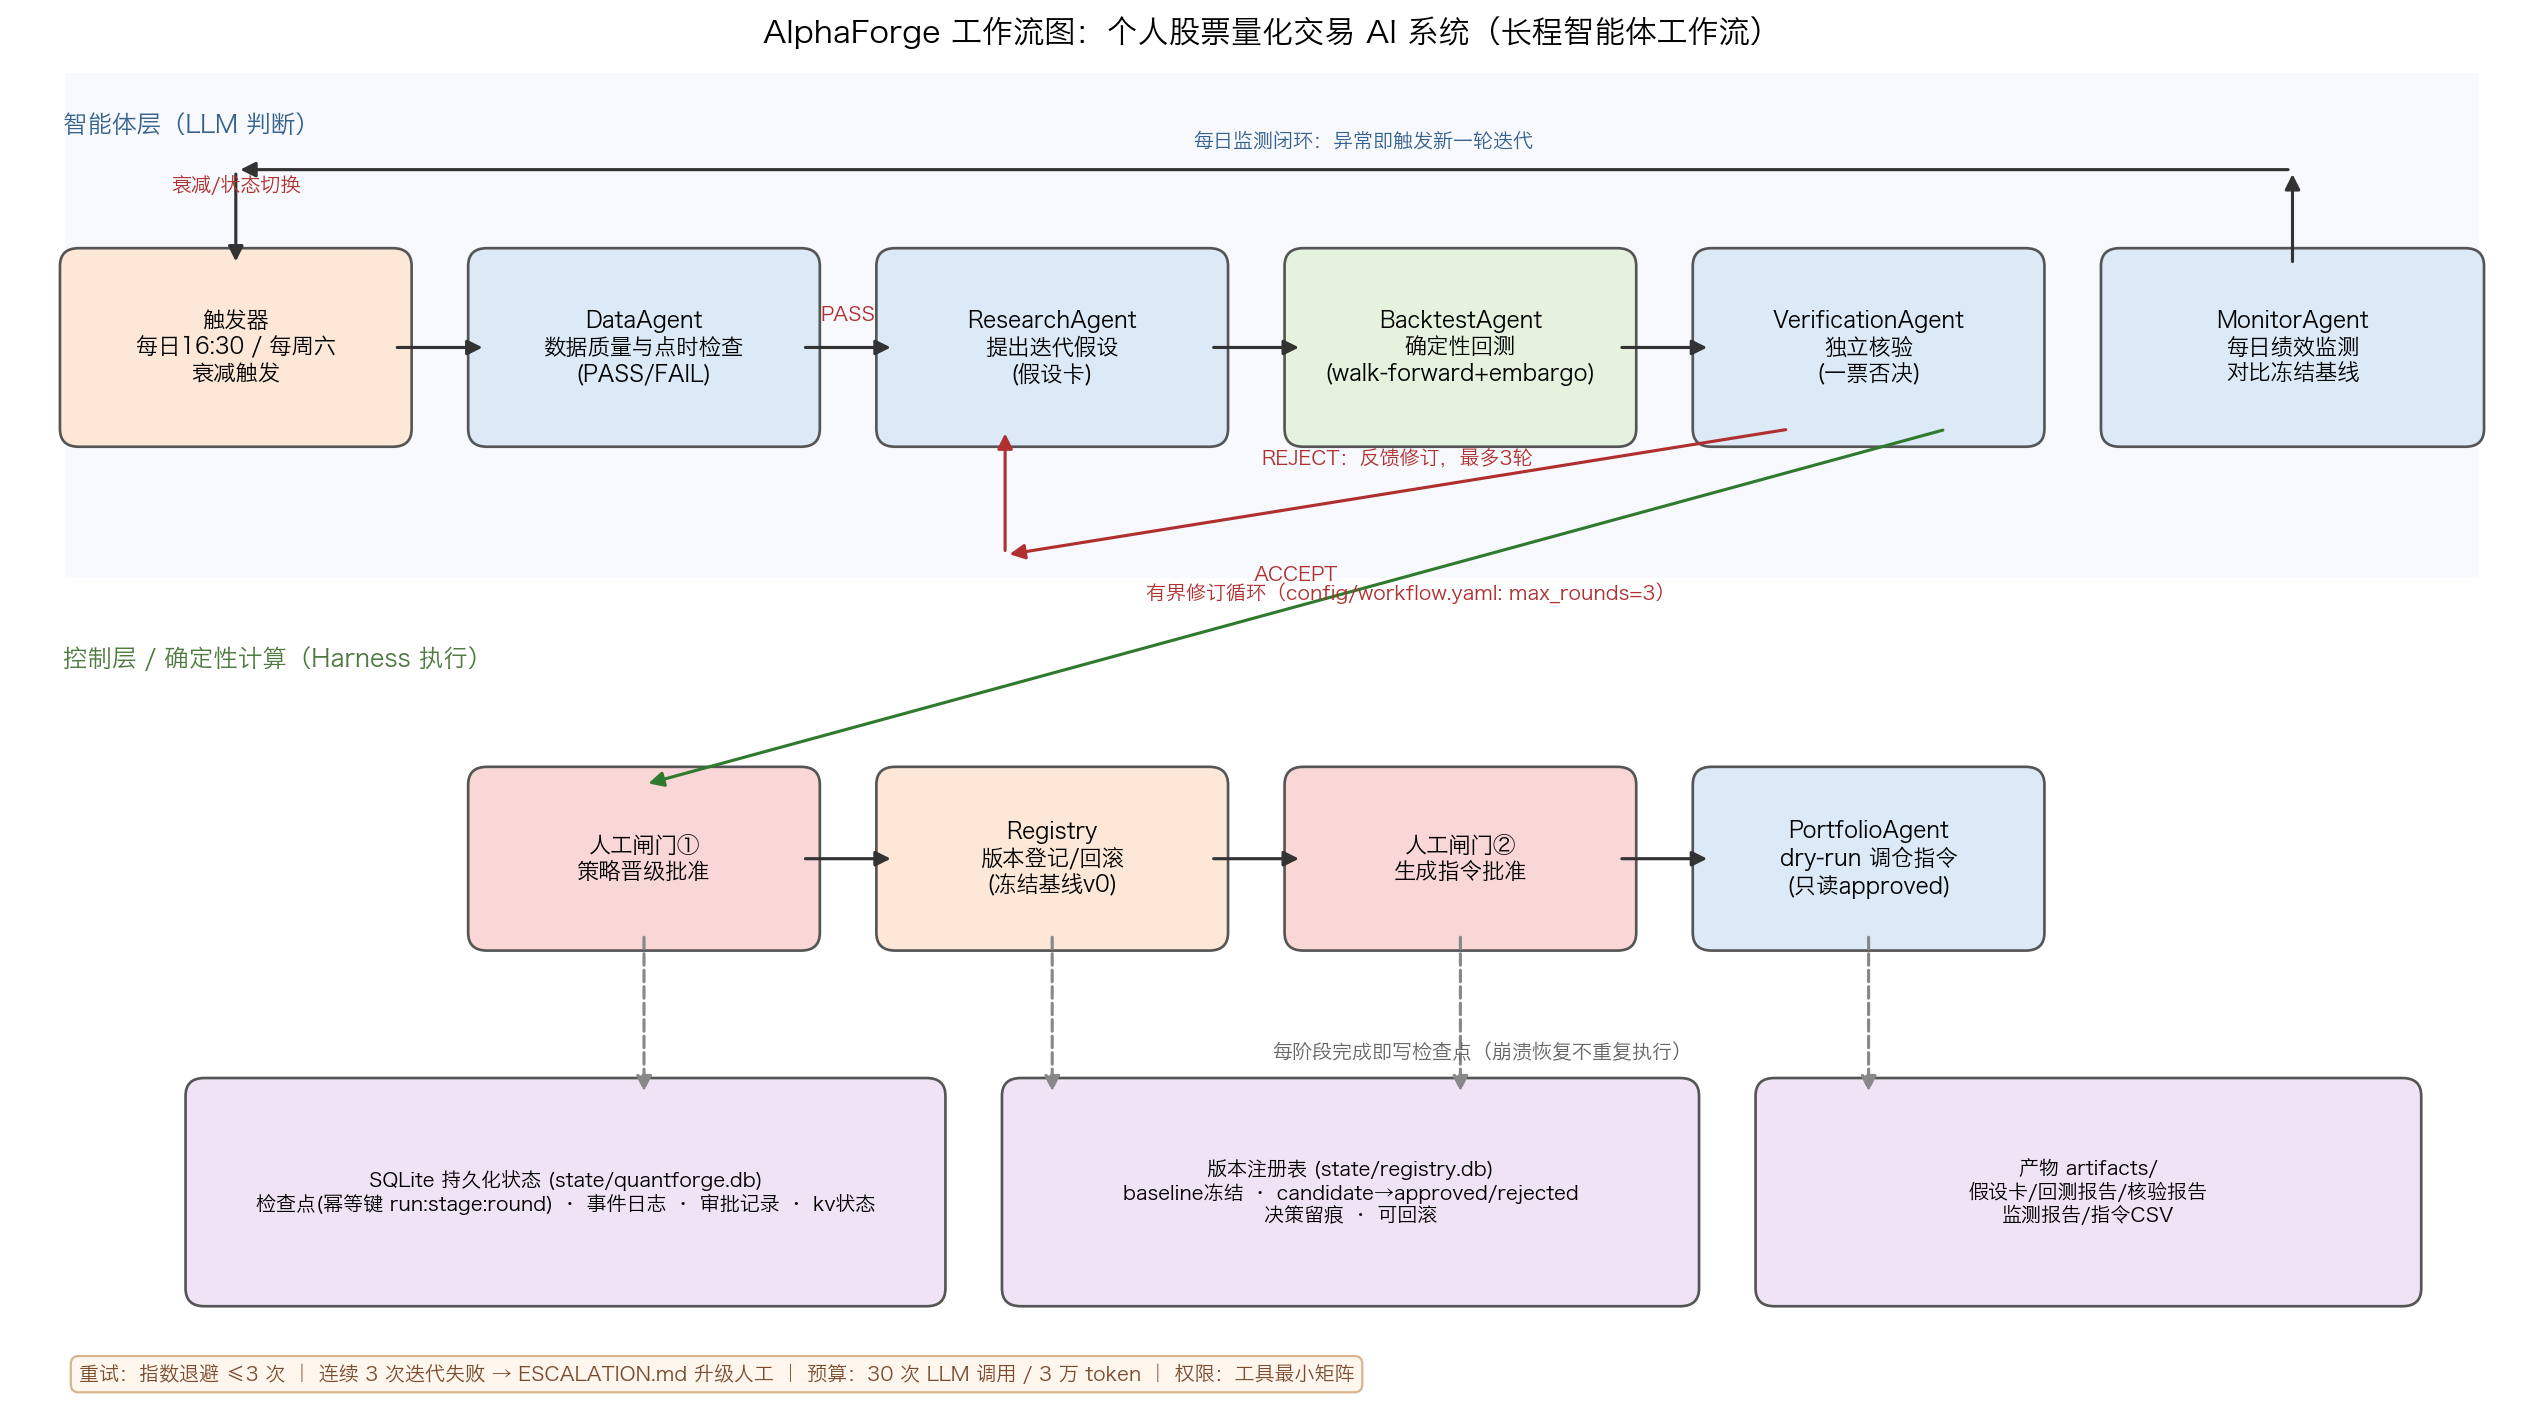

Reproduce this figure in Python.
"""生成带注释的工作流图 docs/workflow_diagram.png（可复现）。"""
import matplotlib
matplotlib.use("Agg")
import matplotlib.pyplot as plt
from matplotlib.patches import FancyBboxPatch, FancyArrowPatch

plt.rcParams["font.sans-serif"] = ["PingFang SC", "Hiragino Sans GB", "Arial Unicode MS"]
plt.rcParams["axes.unicode_minus"] = False

C_AGENT = "#DCE9F7"   # 智能体（LLM 判断）
C_DET = "#E4F2DE"     # 确定性计算
C_CTRL = "#FDE8D7"    # 控制层（Harness）
C_STORE = "#EFE3F5"   # 存储
C_GATE = "#F9D7D7"    # 人工闸门

fig, ax = plt.subplots(figsize=(16, 9))
ax.set_xlim(0, 16); ax.set_ylim(0, 9); ax.axis("off")

def box(x, y, w, h, text, color, fs=10):
    ax.add_patch(FancyBboxPatch((x, y), w, h, boxstyle="round,pad=0.12",
                                fc=color, ec="#555", lw=1.2))
    ax.text(x + w/2, y + h/2, text, ha="center", va="center", fontsize=fs)

def arrow(x1, y1, x2, y2, label="", color="#333", style="-|>", ls="-"):
    ax.add_patch(FancyArrowPatch((x1, y1), (x2, y2), arrowstyle=style,
                                 mutation_scale=14, color=color, lw=1.4, linestyle=ls))
    if label:
        ax.text((x1+x2)/2, (y1+y2)/2 + 0.18, label, ha="center", fontsize=9, color="#B03030")

# 泳道
ax.axhspan(5.6, 9, xmin=0.02, xmax=0.98, color="#F7F9FC", zorder=0)
ax.text(0.3, 8.6, "智能体层（LLM 判断）", fontsize=11, weight="bold", color="#35618F")
ax.text(0.3, 5.0, "控制层 / 确定性计算（Harness 执行）", fontsize=11, weight="bold", color="#4C7A3F")

# 主流程（上层）
box(0.4, 6.6, 2.0, 1.1, "触发器\n每日16:30 / 每周六\n衰减触发", C_CTRL)
box(3.0, 6.6, 2.0, 1.1, "DataAgent\n数据质量与点时检查\n(PASS/FAIL)", C_AGENT)
box(5.6, 6.6, 2.0, 1.1, "ResearchAgent\n提出迭代假设\n(假设卡)", C_AGENT)
box(8.2, 6.6, 2.0, 1.1, "BacktestAgent\n确定性回测\n(walk-forward+embargo)", C_DET)
box(10.8, 6.6, 2.0, 1.1, "VerificationAgent\n独立核验\n(一票否决)", C_AGENT)
box(13.4, 6.6, 2.2, 1.1, "MonitorAgent\n每日绩效监测\n对比冻结基线", C_AGENT)

arrow(2.4, 7.15, 3.0, 7.15)
arrow(5.0, 7.15, 5.6, 7.15, "PASS")
arrow(7.6, 7.15, 8.2, 7.15)
arrow(10.2, 7.15, 10.8, 7.15)

# 修订循环（REJECT 回路）
arrow(11.3, 6.6, 6.3, 5.75, "REJECT：反馈修订，最多3轮", color="#B03030")
arrow(6.3, 5.75, 6.3, 6.6, color="#B03030")
ax.text(7.2, 5.45, "有界修订循环（config/workflow.yaml: max_rounds=3）", fontsize=9, color="#B03030")

# 监测回路：monitor → 触发器
arrow(14.5, 7.7, 14.5, 8.35, "")
arrow(14.5, 8.35, 1.4, 8.35, "")
arrow(1.4, 8.35, 1.4, 7.7, "衰减/状态切换")
ax.text(7.5, 8.5, "每日监测闭环：异常即触发新一轮迭代", fontsize=9, color="#35618F")

# 下层：晋级与执行链
box(3.0, 3.2, 2.0, 1.0, "人工闸门①\n策略晋级批准", C_GATE)
box(5.6, 3.2, 2.0, 1.0, "Registry\n版本登记/回滚\n(冻结基线v0)", C_CTRL)
box(8.2, 3.2, 2.0, 1.0, "人工闸门②\n生成指令批准", C_GATE)
box(10.8, 3.2, 2.0, 1.0, "PortfolioAgent\ndry-run 调仓指令\n(只读approved)", C_AGENT)

arrow(12.3, 6.6, 4.0, 4.2, "ACCEPT", color="#2F7A2F")
arrow(5.0, 3.7, 5.6, 3.7)
arrow(7.6, 3.7, 8.2, 3.7)
arrow(10.2, 3.7, 10.8, 3.7)

# 存储层
box(1.2, 0.8, 4.6, 1.3, "SQLite 持久化状态 (state/quantforge.db)\n检查点(幂等键 run:stage:round) · 事件日志 · 审批记录 · kv状态", C_STORE, fs=9)
box(6.4, 0.8, 4.2, 1.3, "版本注册表 (state/registry.db)\nbaseline冻结 · candidate→approved/rejected\n决策留痕 · 可回滚", C_STORE, fs=9)
box(11.2, 0.8, 4.0, 1.3, "产物 artifacts/\n假设卡/回测报告/核验报告\n监测报告/指令CSV", C_STORE, fs=9)

for x in (4.0, 6.6, 9.2, 11.8):
    arrow(x, 3.2 if x in (4.0, 6.6, 9.2) else 3.2, x, 2.1, "", color="#888", ls="--")
ax.text(8.0, 2.35, "每阶段完成即写检查点（崩溃恢复不重复执行）", fontsize=9, color="#666")

# 停止规则注释
ax.text(0.4, 0.18, "重试：指数退避 ≤3 次 ｜ 连续 3 次迭代失败 → ESCALATION.md 升级人工 ｜ "
                  "预算：30 次 LLM 调用 / 3 万 token ｜ 权限：工具最小矩阵",
        fontsize=9, color="#7A4C2F",
        bbox=dict(boxstyle="round,pad=0.4", fc="#FFF7EE", ec="#D9B48F"))

ax.set_title("AlphaForge 工作流图：个人股票量化交易 AI 系统（长程智能体工作流）",
             fontsize=14, weight="bold", pad=14)
plt.tight_layout()
plt.savefig("docs/workflow_diagram.png", dpi=160, bbox_inches="tight")
print("saved docs/workflow_diagram.png")
